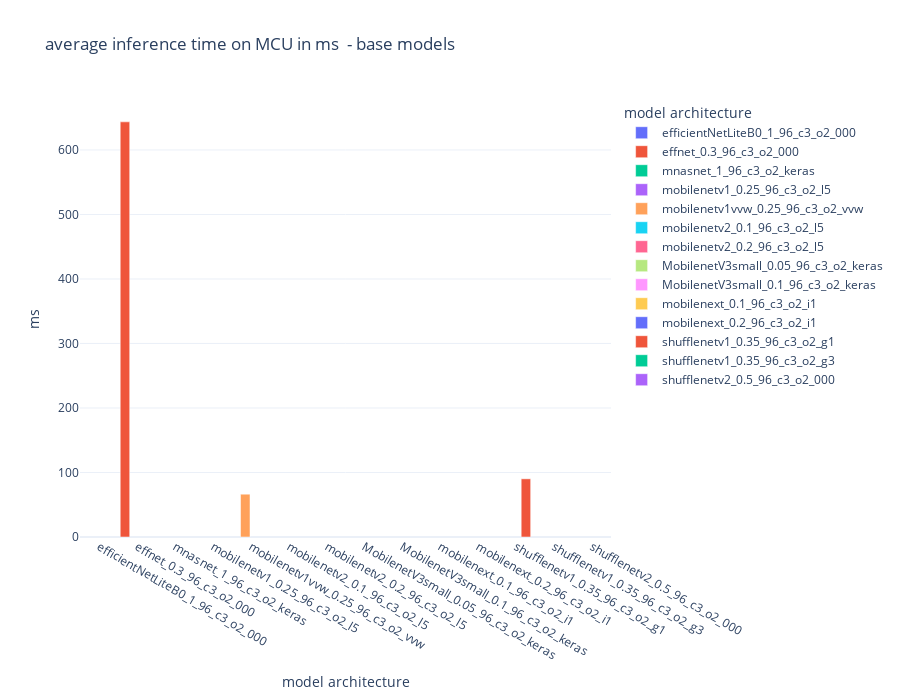

Notebook source saved alongside this figure:
### Code cell
def plot_model_latency_mcu(df, title=""):
    accuracy_limit = 0.80

    fig = px.bar(df, 
                x="architecture", 
                color="architecture",
                y='stm32_inference_ms_INT8',
                labels={"architecture": "model architecture",
                        "stm32_inference_ms_INT8": "ms",
                            #"value": "kB"
                            },
                title=f"average inference time on MCU in ms {title}",
                barmode='group',
                #hover_data=['architecture', 'size'],
                height=height,
                template=template
                )
    #fig.add_hline(y=peak_memory_limit, line_width=2, line_dash="dash", line_color="orange", annotation_text=f"{peak_memory_limit} KB peak activation", 
    #            annotation_position="top left")
    # fig.add_hline(y=accuracy_limit, line_width=2, line_dash="dash", line_color="blue", annotation_text=f"{accuracy_limit} accuracy %", 
    #             annotation_position="top right")
    fig.update_traces(width=bar_width)
    # fig.update_layout(yaxis_range= [0.75, 0.9])
    #fig.show()
    return fig

plot_model_latency_mcu(basemodels, title=" - base models")

### Figure 1 — Plotly figure (JSON) as saved in the notebook; plotly's stock layout.template omitted (floating-point values rounded to 4 significant figures)
{"data": [{"alignmentgroup": "True", "hovertemplate": "model architecture=%{x}<br>ms=%{y}<extra></extra>", "legendgroup": "efficientNetLiteB0_1_96_c3_o2_000", "marker": {"color": "#636efa", "pattern": {"shape": ""}}, "name": "efficientNetLiteB0_1_96_c3_o2_000", "offsetgroup": "efficientNetLiteB0_1_96_c3_o2_000", "orientation": "v", "showlegend": true, "textposition": "auto", "type": "bar", "width": 0.25, "x": ["efficientNetLiteB0_1_96_c3_o2_000"], "xaxis": "x", "y": [null], "yaxis": "y"}, {"alignmentgroup": "True", "hovertemplate": "model architecture=%{x}<br>ms=%{y}<extra></extra>", "legendgroup": "effnet_0.3_96_c3_o2_000", "marker": {"color": "#EF553B", "pattern": {"shape": ""}}, "name": "effnet_0.3_96_c3_o2_000", "offsetgroup": "effnet_0.3_96_c3_o2_000", "orientation": "v", "showlegend": true, "textposition": "auto", "type": "bar", "width": 0.25, "x": ["effnet_0.3_96_c3_o2_000"], "xaxis": "x", "y": [643.6], "yaxis": "y"}, {"alignmentgroup": "True", "hovertemplate": "model architecture=%{x}<br>ms=%{y}<extra></extra>", "legendgroup": "mnasnet_1_96_c3_o2_keras", "marker": {"color": "#00cc96", "pattern": {"shape": ""}}, "name": "mnasnet_1_96_c3_o2_keras", "offsetgroup": "mnasnet_1_96_c3_o2_keras", "orientation": "v", "showlegend": true, "textposition": "auto", "type": "bar", "width": 0.25, "x": ["mnasnet_1_96_c3_o2_keras"], "xaxis": "x", "y": [null], "yaxis": "y"}, {"alignmentgroup": "True", "hovertemplate": "model architecture=%{x}<br>ms=%{y}<extra></extra>", "legendgroup": "mobilenetv1_0.25_96_c3_o2_l5", "marker": {"color": "#ab63fa", "pattern": {"shape": ""}}, "name": "mobilenetv1_0.25_96_c3_o2_l5", "offsetgroup": "mobilenetv1_0.25_96_c3_o2_l5", "orientation": "v", "showlegend": true, "textposition": "auto", "type": "bar", "width": 0.25, "x": ["mobilenetv1_0.25_96_c3_o2_l5"], "xaxis": "x", "y": [null], "yaxis": "y"}, {"alignmentgroup": "True", "hovertemplate": "model architecture=%{x}<br>ms=%{y}<extra></extra>", "legendgroup": "mobilenetv1vvw_0.25_96_c3_o2_vvw", "marker": {"color": "#FFA15A", "pattern": {"shape": ""}}, "name": "mobilenetv1vvw_0.25_96_c3_o2_vvw", "offsetgroup": "mobilenetv1vvw_0.25_96_c3_o2_vvw", "orientation": "v", "showlegend": true, "textposition": "auto", "type": "bar", "width": 0.25, "x": ["mobilenetv1vvw_0.25_96_c3_o2_vvw"], "xaxis": "x", "y": [66.36], "yaxis": "y"}, {"alignmentgroup": "True", "hovertemplate": "model architecture=%{x}<br>ms=%{y}<extra></extra>", "legendgroup": "mobilenetv2_0.1_96_c3_o2_l5", "marker": {"color": "#19d3f3", "pattern": {"shape": ""}}, "name": "mobilenetv2_0.1_96_c3_o2_l5", "offsetgroup": "mobilenetv2_0.1_96_c3_o2_l5", "orientation": "v", "showlegend": true, "textposition": "auto", "type": "bar", "width": 0.25, "x": ["mobilenetv2_0.1_96_c3_o2_l5"], "xaxis": "x", "y": [null], "yaxis": "y"}, {"alignmentgroup": "True", "hovertemplate": "model architecture=%{x}<br>ms=%{y}<extra></extra>", "legendgroup": "mobilenetv2_0.2_96_c3_o2_l5", "marker": {"color": "#FF6692", "pattern": {"shape": ""}}, "name": "mobilenetv2_0.2_96_c3_o2_l5", "offsetgroup": "mobilenetv2_0.2_96_c3_o2_l5", "orientation": "v", "showlegend": true, "textposition": "auto", "type": "bar", "width": 0.25, "x": ["mobilenetv2_0.2_96_c3_o2_l5"], "xaxis": "x", "y": [null], "yaxis": "y"}, {"alignmentgroup": "True", "hovertemplate": "model architecture=%{x}<br>ms=%{y}<extra></extra>", "legendgroup": "MobilenetV3small_0.05_96_c3_o2_keras", "marker": {"color": "#B6E880", "pattern": {"shape": ""}}, "name": "MobilenetV3small_0.05_96_c3_o2_keras", "offsetgroup": "MobilenetV3small_0.05_96_c3_o2_keras", "orientation": "v", "showlegend": true, "textposition": "auto", "type": "bar", "width": 0.25, "x": ["MobilenetV3small_0.05_96_c3_o2_keras"], "xaxis": "x", "y": [null], "yaxis": "y"}, {"alignmentgroup": "True", "hovertemplate": "model architecture=%{x}<br>ms=%{y}<extra></extra>", "legendgroup": "MobilenetV3small_0.1_96_c3_o2_keras", "marker": {"color": "#FF97FF", "pattern": {"shape": ""}}, "name": "MobilenetV3small_0.1_96_c3_o2_keras", "offsetgroup": "MobilenetV3small_0.1_96_c3_o2_keras", "orientation": "v", "showlegend": true, "textposition": "auto", "type": "bar", "width": 0.25, "x": ["MobilenetV3small_0.1_96_c3_o2_keras"], "xaxis": "x", "y": [null], "yaxis": "y"}, {"alignmentgroup": "True", "hovertemplate": "model architecture=%{x}<br>ms=%{y}<extra></extra>", "legendgroup": "mobilenext_0.1_96_c3_o2_i1", "marker": {"color": "#FECB52", "pattern": {"shape": ""}}, "name": "mobilenext_0.1_96_c3_o2_i1", "offsetgroup": "mobilenext_0.1_96_c3_o2_i1", "orientation": "v", "showlegend": true, "textposition": "auto", "type": "bar", "width": 0.25, "x": ["mobilenext_0.1_96_c3_o2_i1"], "xaxis": "x", "y": [null], "yaxis": "y"}, {"alignmentgroup": "True", "hovertemplate": "model architecture=%{x}<br>ms=%{y}<extra></extra>", "legendgroup": "mobilenext_0.2_96_c3_o2_i1", "marker": {"color": "#636efa", "pattern": {"shape": ""}}, "name": "mobilenext_0.2_96_c3_o2_i1", "offsetgroup": "mobilenext_0.2_96_c3_o2_i1", "orientation": "v", "showlegend": true, "textposition": "auto", "type": "bar", "width": 0.25, "x": ["mobilenext_0.2_96_c3_o2_i1"], "xaxis": "x", "y": [null], "yaxis": "y"}, {"alignmentgroup": "True", "hovertemplate": "model architecture=%{x}<br>ms=%{y}<extra></extra>", "legendgroup": "shufflenetv1_0.35_96_c3_o2_g1", "marker": {"color": "#EF553B", "pattern": {"shape": ""}}, "name": "shufflenetv1_0.35_96_c3_o2_g1", "offsetgroup": "shufflenetv1_0.35_96_c3_o2_g1", "orientation": "v", "showlegend": true, "textposition": "auto", "type": "bar", "width": 0.25, "x": ["shufflenetv1_0.35_96_c3_o2_g1"], "xaxis": "x", "y": [90.2], "yaxis": "y"}, {"alignmentgroup": "True", "hovertemplate": "model architecture=%{x}<br>ms=%{y}<extra></extra>", "legendgroup": "shufflenetv1_0.35_96_c3_o2_g3", "marker": {"color": "#00cc96", "pattern": {"shape": ""}}, "name": "shufflenetv1_0.35_96_c3_o2_g3", "offsetgroup": "shufflenetv1_0.35_96_c3_o2_g3", "orientation": "v", "showlegend": true, "textposition": "auto", "type": "bar", "width": 0.25, "x": ["shufflenetv1_0.35_96_c3_o2_g3"], "xaxis": "x", "y": [null], "yaxis": "y"}, {"alignmentgroup": "True", "hovertemplate": "model architecture=%{x}<br>ms=%{y}<extra></extra>", "legendgroup": "shufflenetv2_0.5_96_c3_o2_000", "marker": {"color": "#ab63fa", "pattern": {"shape": ""}}, "name": "shufflenetv2_0.5_96_c3_o2_000", "offsetgroup": "shufflenetv2_0.5_96_c3_o2_000", "orientation": "v", "showlegend": true, "textposition": "auto", "type": "bar", "width": 0.25, "x": ["shufflenetv2_0.5_96_c3_o2_000"], "xaxis": "x", "y": [null], "yaxis": "y"}], "layout": {"barmode": "group", "height": 700, "legend": {"title": {"text": "model architecture"}, "tracegroupgap": 0}, "title": {"text": "average inference time on MCU in ms  - base models"}, "xaxis": {"anchor": "y", "categoryarray": ["efficientNetLiteB0_1_96_c3_o2_000", "effnet_0.3_96_c3_o2_000", "mnasnet_1_96_c3_o2_keras", "mobilenetv1_0.25_96_c3_o2_l5", "mobilenetv1vvw_0.25_96_c3_o2_vvw", "mobilenetv2_0.1_96_c3_o2_l5", "mobilenetv2_0.2_96_c3_o2_l5", "MobilenetV3small_0.05_96_c3_o2_keras", "MobilenetV3small_0.1_96_c3_o2_keras", "mobilenext_0.1_96_c3_o2_i1", "mobilenext_0.2_96_c3_o2_i1", "shufflenetv1_0.35_96_c3_o2_g1", "shufflenetv1_0.35_96_c3_o2_g3", "shufflenetv2_0.5_96_c3_o2_000"], "categoryorder": "array", "domain": [0, 1], "title": {"text": "model architecture"}}, "yaxis": {"anchor": "x", "domain": [0, 1], "title": {"text": "ms"}}}}
